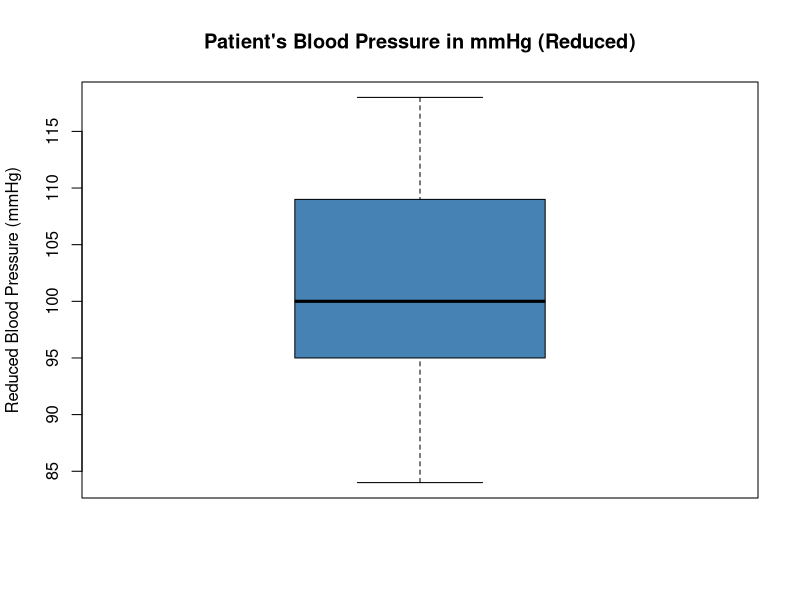
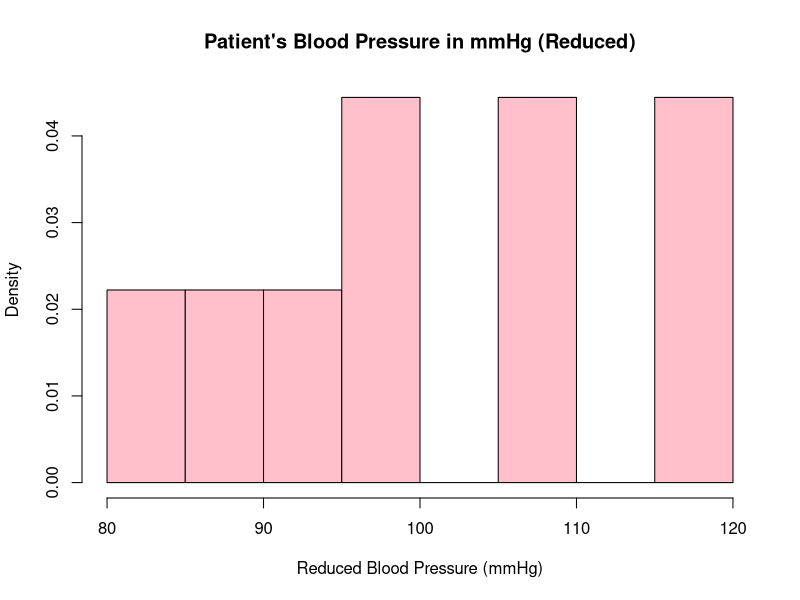

These charts were generated, in order, by the following R code:

#ST1131 TUTORIAL 1, 28 AUG 2025
#UPDATED ON 30 AUG 2025

setwd("c:/DATA1131")

#
#
#
#
#

#Q1a
patient = c(1,2,3,4,5,6,7,8,9)
bp = c(96,119,119,108,126,128,110,105,94)

#sorted patient and bp
spatient = c(9,1,8,4,7,2,3,5,6)
sbp = c(94,96,105,108,110,119,119,126,128)
#or for sbp
sort(bp)
data = data.frame(spatient,sbp);data

#my median = 110
median(data$sbp) 
#YES, They are the same


#Q1b
#mean
mean(data$sbp) # == 111.6667 mmHg

#var
var(data$sbp) # == 149.75 mmHg^2

#sd
sd(data$sbp) # == 12.23724 mmHg


#Q1c
#If the measurement machine was not zero-ed, and all readings reduced by 
#10 mmHg, the mean WILL DECREASE BY 10 mmHg. However, Variance remain unchanged
# new mean == 101.6667 mmHg 
# unchanged var == 149.75 mmHg, as the entire distribution shifted


#Q1d
#New reduced blood pressure
newbp = bp-10; newbp
#Since newbp is already a vector, js plot
boxplot_bp = boxplot(newbp, 
                     ylab = "Reduced Blood Pressure (mmHg)", 
                     main = "Patient's Blood Pressure in mmHg (Reduced)",
                     col = "steelblue")



#Q1e
#Histogram of new BP
hist_bp = hist(newbp, 
               prob = TRUE, 
               col = "pink", 
               xlab = "Reduced Blood Pressure (mmHg)", 
               main = "Patient's Blood Pressure in mmHg (Reduced)")

#
#
#
#
#

#Q2
#For each of the following experiments, identify the variable(s),
#the data type of each variable, and the
#sample size.



#Q2a For each of 10 beetles, a biologist counted the number of times the beetle 
#fed on a disease-resistant plant during a 4-hour period.

#Variables are: 
#1. Number of times the beetles fed on a disease-resistant plant: Discrete quantitative variable


#Q2b In a nutritional study, 40 healthy males were measured for height
#and weight as well as the weight of their food intake over a 24-hour period.

#Variables are: 
#1. Weight of their food intake: Continuous quantitative variable


#Q2c The birth weight, number of siblings, mother's race, and age were recorded for each of 85 babies
#born at NUH.

#Variables are:                                                   !!!!!!! SOME MIGHT NOT BE CORRECT !!!!!!
#1. Birth weight: Continuous quantitative variable      !!!!!!!!!!! ALL MEASUREMENTS ARE CONT. QUANT  !!!!!!!!!!!!
#2. Number of siblings: Discrete quantitative variable
#3. Mother's race: Nominal categorical variable
#4. Mother's age: Continuous quantitative variable

#
#
#
#
#

#Q3
#Symmetric and bimodal: Dataset 3
#Symmetric and skewed right: Dataset 2

#
#
#
#
#

#Q4
#Histogram 1 : Boxplot 3 \\ same median, same minimum
#Histogram 3 : Boxplot 2 \\ H3 is right skewed, range from 0 to 12
#Histogram 2 : Boxplot 1 \\ Negative minimum, range from -2 to 8
